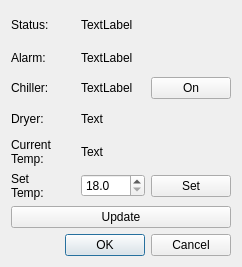
<?xml version="1.0" encoding="UTF-8"?>
<ui version="4.0">
 <class>ChillerControlDialog</class>
 <widget class="QDialog" name="ChillerControlDialog">
  <property name="geometry">
   <rect>
    <x>0</x>
    <y>0</y>
    <width>242</width>
    <height>267</height>
   </rect>
  </property>
  <property name="windowTitle">
   <string>ThermoTek Control</string>
  </property>
  <layout class="QVBoxLayout" name="verticalLayout">
   <item>
    <layout class="QGridLayout" name="gridLayout">
     <item row="0" column="0">
      <widget class="QLabel" name="label">
       <property name="text">
        <string>Status:</string>
       </property>
      </widget>
     </item>
     <item row="0" column="1">
      <widget class="QLabel" name="statusLabel">
       <property name="text">
        <string>TextLabel</string>
       </property>
      </widget>
     </item>
     <item row="1" column="0">
      <widget class="QLabel" name="label_4">
       <property name="text">
        <string>Alarm:</string>
       </property>
      </widget>
     </item>
     <item row="1" column="1">
      <widget class="QLabel" name="alarmLabel">
       <property name="text">
        <string>TextLabel</string>
       </property>
      </widget>
     </item>
     <item row="2" column="0">
      <widget class="QLabel" name="label_5">
       <property name="text">
        <string>Chiller:</string>
       </property>
      </widget>
     </item>
     <item row="2" column="1">
      <widget class="QLabel" name="chillerLabel">
       <property name="text">
        <string>TextLabel</string>
       </property>
      </widget>
     </item>
     <item row="3" column="0">
      <widget class="QLabel" name="label_8">
       <property name="text">
        <string>Dryer:</string>
       </property>
      </widget>
     </item>
     <item row="3" column="1">
      <widget class="QLabel" name="dryerStatus">
       <property name="text">
        <string>Text</string>
       </property>
      </widget>
     </item>
     <item row="4" column="0">
      <widget class="QLabel" name="label_11">
       <property name="text">
        <string>Current
Temp:</string>
       </property>
      </widget>
     </item>
     <item row="4" column="1">
      <widget class="QLabel" name="curTempLabel">
       <property name="text">
        <string>Text</string>
       </property>
      </widget>
     </item>
     <item row="5" column="0">
      <widget class="QLabel" name="label_10">
       <property name="text">
        <string>Set
Temp:</string>
       </property>
      </widget>
     </item>
     <item row="5" column="2">
      <widget class="QPushButton" name="setTempButton">
       <property name="text">
        <string>Set</string>
       </property>
      </widget>
     </item>
     <item row="2" column="2">
      <widget class="QPushButton" name="chillerRunButton">
       <property name="text">
        <string>On</string>
       </property>
      </widget>
     </item>
     <item row="5" column="1">
      <widget class="QDoubleSpinBox" name="setTempBox">
       <property name="decimals">
        <number>1</number>
       </property>
       <property name="minimum">
        <double>18.000000000000000</double>
       </property>
       <property name="maximum">
        <double>25.000000000000000</double>
       </property>
       <property name="singleStep">
        <double>0.100000000000000</double>
       </property>
      </widget>
     </item>
    </layout>
   </item>
   <item>
    <widget class="QPushButton" name="updateButton">
     <property name="text">
      <string>Update</string>
     </property>
    </widget>
   </item>
   <item>
    <widget class="QDialogButtonBox" name="buttonBox">
     <property name="orientation">
      <enum>Qt::Horizontal</enum>
     </property>
     <property name="standardButtons">
      <set>QDialogButtonBox::Cancel|QDialogButtonBox::Ok</set>
     </property>
    </widget>
   </item>
  </layout>
 </widget>
 <resources/>
 <connections>
  <connection>
   <sender>buttonBox</sender>
   <signal>accepted()</signal>
   <receiver>ChillerControlDialog</receiver>
   <slot>accept()</slot>
   <hints>
    <hint type="sourcelabel">
     <x>248</x>
     <y>254</y>
    </hint>
    <hint type="destinationlabel">
     <x>157</x>
     <y>274</y>
    </hint>
   </hints>
  </connection>
  <connection>
   <sender>buttonBox</sender>
   <signal>rejected()</signal>
   <receiver>ChillerControlDialog</receiver>
   <slot>reject()</slot>
   <hints>
    <hint type="sourcelabel">
     <x>316</x>
     <y>260</y>
    </hint>
    <hint type="destinationlabel">
     <x>286</x>
     <y>274</y>
    </hint>
   </hints>
  </connection>
  <connection>
   <sender>chillerRunButton</sender>
   <signal>clicked()</signal>
   <receiver>ChillerControlDialog</receiver>
   <slot>chillerRunButtonClicked()</slot>
   <hints>
    <hint type="sourcelabel">
     <x>283</x>
     <y>120</y>
    </hint>
    <hint type="destinationlabel">
     <x>165</x>
     <y>164</y>
    </hint>
   </hints>
  </connection>
  <connection>
   <sender>setTempButton</sender>
   <signal>clicked()</signal>
   <receiver>ChillerControlDialog</receiver>
   <slot>setTempButtonClicked()</slot>
   <hints>
    <hint type="sourcelabel">
     <x>283</x>
     <y>248</y>
    </hint>
    <hint type="destinationlabel">
     <x>165</x>
     <y>164</y>
    </hint>
   </hints>
  </connection>
  <connection>
   <sender>updateButton</sender>
   <signal>clicked()</signal>
   <receiver>ChillerControlDialog</receiver>
   <slot>updateButtonClicked()</slot>
   <hints>
    <hint type="sourcelabel">
     <x>165</x>
     <y>280</y>
    </hint>
    <hint type="destinationlabel">
     <x>165</x>
     <y>164</y>
    </hint>
   </hints>
  </connection>
 </connections>
 <slots>
  <slot>chillerRunButtonClicked()</slot>
  <slot>setTempButtonClicked()</slot>
  <slot>updateButtonClicked()</slot>
 </slots>
</ui>
